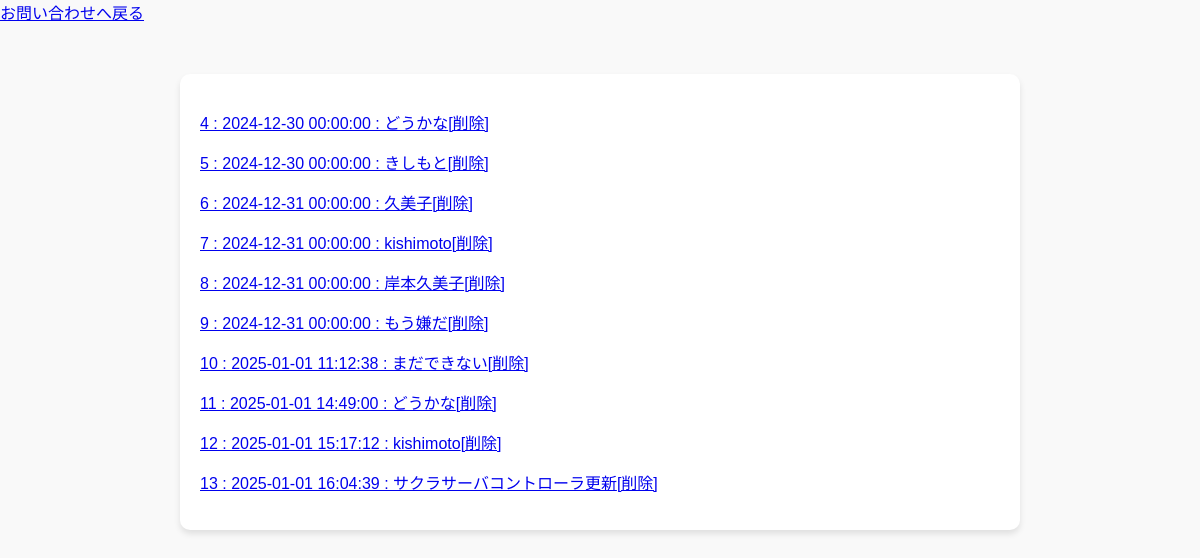
The page /select.php on the database its author committed.
### tables this page shows
CREATE TABLE `php3kadai` (
  `id` int NOT NULL,
  `theme` varchar(64) NOT NULL,
  `url` text NOT NULL,
  `content` text NOT NULL,
  `date` datetime NOT NULL
);

### funcs.php (called while the page is built, shortened)
<?php
function h($str)
{
    return htmlspecialchars($str, ENT_QUOTES, 'UTF-8');
}

### select.php (the view, shortened to what this page needs)
<!DOCTYPE html>
<html lang="ja">
<head>
</head>
<body>
<?php
require_once('funcs.php');
$pdo = db_conn();
$stmt = $pdo->prepare('SELECT * FROM php3kadai');
$status = $stmt->execute();
$view = '';
if ($status === false) {
    $error = $stmt->errorInfo();
    exit('SQLError:' . print_r($error, true));
} else {
    while ($result = $stmt->fetch(PDO::FETCH_ASSOC)) {
        $view .= '<p>';
        $view .= '<a href="detail.php?id=' . $result['id'] .  '">';
        $view .= h($result['id']) . ' : ' . h($result['date']) . ' : ' . h($result['theme']);
        $view .= '</a>';
        $view .= '<a href="delete.php?id=' . $result['id'] .  '">';
        $view .= '[削除]';
        $view .= '</a>';
        $view .= '</p>';
    }
    }
?>
 <!DOCTYPE html>
<html lang="ja">
<head>
</head>
<body id="main">
    <header>
        <nav class="navbar navbar-default">
            <div class="container-fluid">
                <div class="navbar-header">
                    <a class="navbar-brand" href="index.php">お問い合わせへ戻る</a>
                </div>
            </div>
        </nav>
    </header>
    <div>
        <div class="container jumbotron">
            <?= $view ?>
        </div>
    </div>
</body>
</html>

### select.php (style rules this page uses)
body { font-family: Arial, sans-serif; background-color: #f9f9f9; color: #333; margin: 0; padding: 0; }
.container { max-width: 800px; margin: 50px auto; padding: 20px; background-color: #ffffff; border-radius: 10px; box-shadow: 0 4px 6px rgba(0, 0, 0, 0.1); }

### rows shown on the page
php3kadai: value "4 : 2024-12-30 00:00:00 : どうかな [削除]"
php3kadai: value "5 : 2024-12-30 00:00:00 : きしもと [削除]"
php3kadai: value "6 : 2024-12-31 00:00:00 : 久美子 [削除]"
php3kadai: value "7 : 2024-12-31 00:00:00 : kishimoto [削除]"
php3kadai: value "8 : 2024-12-31 00:00:00 : 岸本久美子 [削除]"
php3kadai: value "9 : 2024-12-31 00:00:00 : もう嫌だ [削除]"
php3kadai: value "10 : 2025-01-01 11:12:38 : まだできない [削除]"
php3kadai: value "11 : 2025-01-01 14:49:00 : どうかな [削除]"
php3kadai: value "12 : 2025-01-01 15:17:12 : kishimoto [削除]"
php3kadai: value "13 : 2025-01-01 16:04:39 : サクラサーバコントローラ更新 [削除]"
